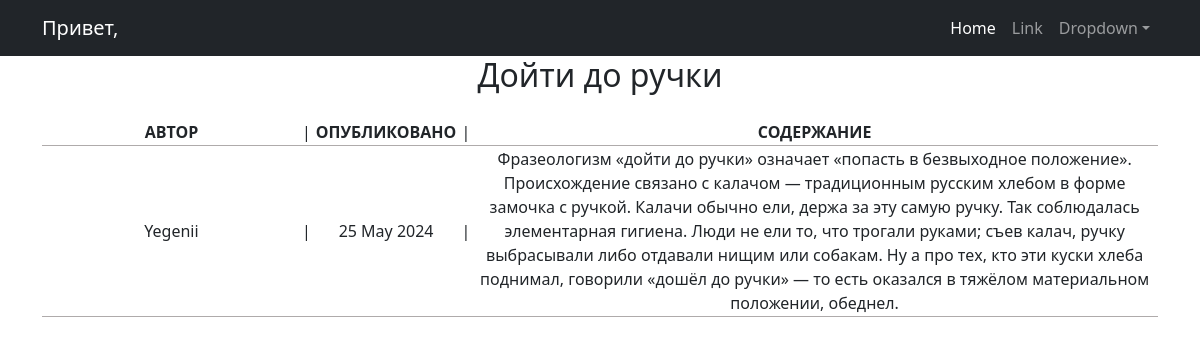
The app's page /news/54/ with its own data.
### news/models.py (models this page shows, shortened)
class Post(models.Model):
    post_author = models.ForeignKey(Author, on_delete=models.CASCADE, verbose_name='Автор')
    post_type = models.CharField(max_length=1, choices=POST_TYPE_CHOICES, verbose_name='Тип поста')
    created_at = models.DateTimeField(auto_now_add=True, verbose_name="Дата создания")
    categories = models.ManyToManyField(Category, through='PostCategory', verbose_name="Категория")
    title = models.CharField(max_length=256, verbose_name="Заголовок")
    content = models.TextField(blank=True, verbose_name="Содержание")
    post_rating = models.IntegerField(default=0)
    def __str__(self):
        return self.title

class Author(models.Model):
    author_name = models.OneToOneField(User, on_delete=models.CASCADE)
    author_rating = models.IntegerField(default=0)
    def __str__(self):
        return self.author_name.username

### news/views.py (the view)
# urls.py: path('<int:pk>/', PostDetail.as_view(), name='post_id'),
class PostDetail(DetailView):
    model = Post
    template_name = 'post_id.html'
    context_object_name = 'post'

### news/templatetags/censor_filter.py (called while the page is built)
@register.filter(name='censor')
def censor(value):
    for word in censor_list:
        value = value.replace(word[1:], '*' * len(word[1:]))
    return value

### template/post_id.html
{% extends 'flatpages/default.html' %}
{% load censor_filter %}
{% block content %}
<h2>{{ post }}</h2>
<table width="100%" style ="margin-top: 25px">
           <tr>
               <th width="300"> АВТОР</th>
               <td> | </td>
               <th width="150">ОПУБЛИКОВАНО</th>
               <td> | </td>
               <th width="800">СОДЕРЖАНИЕ</th>
           </tr>
           <tr class = "table-group-divider">
               <td>{{ post.post_author }}</td>
               <td> | </td>
               <td>{{ post.created_at|date:"d M Y" }}</td>
               <td> | </td>
               <td>{{ post.content|censor }}</td>
           </tr>
       </table>
{% endblock content %}

### records on screen
Post: title "Дойти до ручки", post_author "Yegenii", created_at "25 May 2024", content|censor "Фразеологизм «дойти до ручки» означает «попасть в безвыходное положение». Происхождение связано с калачом — традиционным русским хлебом в форме замочка с ручкой. Калачи обычно ели, держа за эту самую ручку. Так соблюдалась элементарная гигиена. Люди не ели то, что трогали руками; съев калач, ручку выбрасывали либо отдавали нищим или собакам. Ну а про тех, кто эти куски хлеба поднимал, говорили «дошёл до ручки» — то есть оказался в тяжёлом материальном положении, обеднел."
